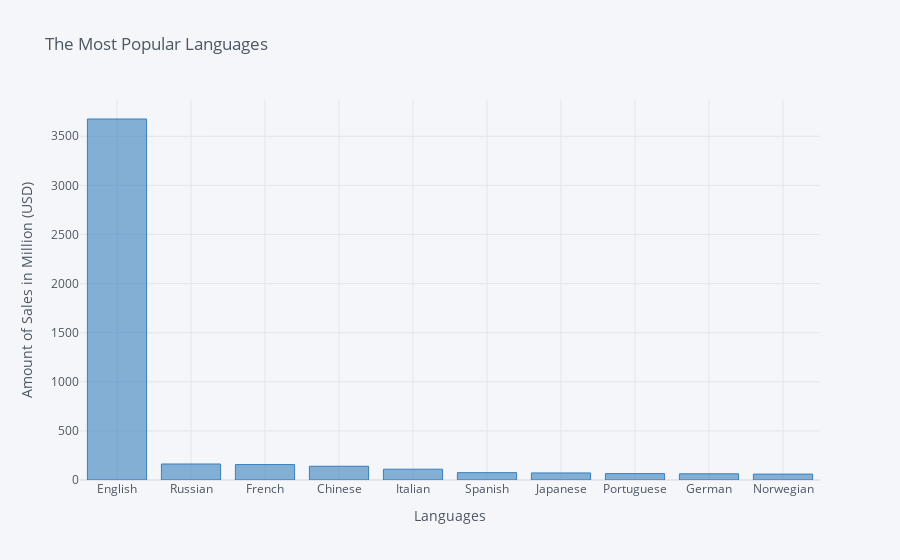

The notebook cell saved with this chart:
### Code cell
df.groupby(["Original language"])["Approximate sales"].sum().nlargest(10).sort_values(ascending=False).iplot(kind='bar', 
            xTitle ="Languages", 
            yTitle ="Amount of Sales in Million (USD)", 
            title = "The Most Popular Languages",color='blue')

### Figure 1 — Plotly figure (JSON) as saved in the notebook; plotly's stock layout.template omitted (floating-point values rounded to 4 significant figures)
{"data": [{"marker": {"color": "rgba(55, 128, 191, 0.6)", "line": {"color": "rgba(55, 128, 191, 1.0)", "width": 1}}, "name": "Approximate sales", "orientation": "v", "text": "", "type": "bar", "x": ["English", "Russian", "French", "Chinese", "Italian", "Spanish", "Japanese", "Portuguese", "German", "Norwegian"], "y": [3676, 163, 157, 140, 110, 75, 72, 65, 63, 60]}], "layout": {"legend": {"bgcolor": "#F5F6F9", "font": {"color": "#4D5663"}}, "paper_bgcolor": "#F5F6F9", "plot_bgcolor": "#F5F6F9", "title": {"font": {"color": "#4D5663"}, "text": "The Most Popular Languages"}, "xaxis": {"gridcolor": "#E1E5ED", "showgrid": true, "tickfont": {"color": "#4D5663"}, "title": {"font": {"color": "#4D5663"}, "text": "Languages"}, "zerolinecolor": "#E1E5ED"}, "yaxis": {"gridcolor": "#E1E5ED", "showgrid": true, "tickfont": {"color": "#4D5663"}, "title": {"font": {"color": "#4D5663"}, "text": "Amount of Sales in Million (USD)"}, "zerolinecolor": "#E1E5ED"}}}
